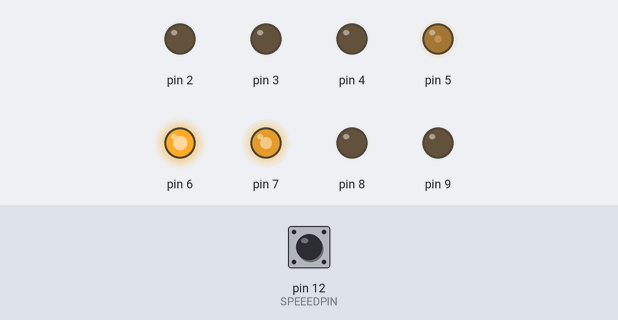
The sketch below on a simulated Arduino Uno, built with avr-gcc and run on an emulated ATmega328P. Shown: output pins drawn as LEDs (lit = HIGH). The test bench sets the inputs (shaded band); at power-on: pin 12 (SPEEEDPIN) HIGH. EEPROM starts erased.

Above: at 1.5 s.
1.6 s: pin 12 (SPEEEDPIN) pulled LOW for 0.3 s
At 1.91 s:
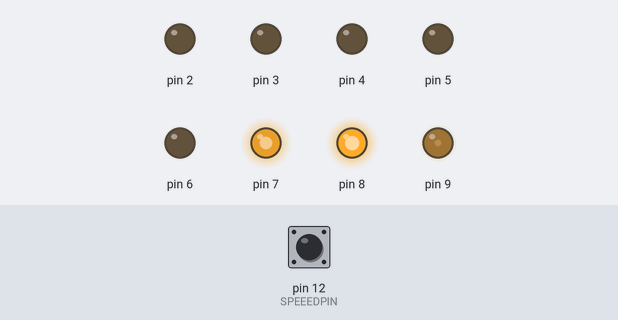
4.6 s: pin 12 (SPEEEDPIN) pulled LOW for 1 s
At 4.9 s:
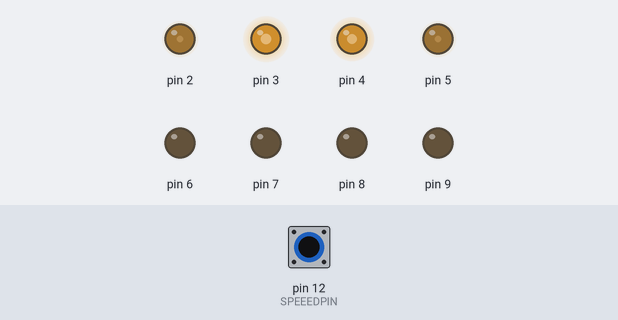
7.9 s: pin 12 (SPEEEDPIN) pulled LOW for 0.3 s
At 8.14 s:
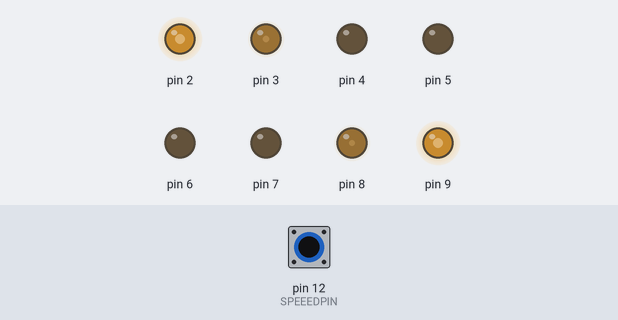
10.9 s: pin 12 (SPEEEDPIN) pulled LOW for 3.2 s
At 11.07 s:
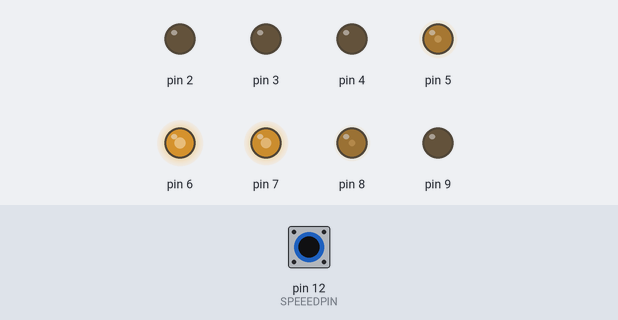
15.6 s: pin 12 (SPEEEDPIN) pulled LOW for 0.3 s
18.9 s: pin 12 (SPEEEDPIN) pulled LOW for 1 s
Timing chart, 0 to 29.0 s (numbered marks = the images above; inputs shaded):
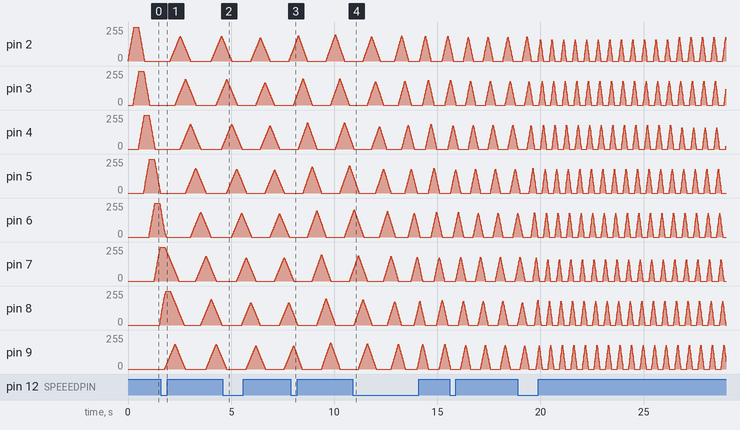

The sketch:

lauflicht.ino
```cpp
//
// Rundumlicht v0.5
// Autor: Kai Laborenz
//
// blue chase light simulation with leds
// positioned in a circular pattern
//
// speed can be changed by button press and
// is stored on eeprom
//

#include <SoftPWM.h>      // needed for light fading on all ports
#include <EEPROM.h>       // needed to save the speed settings on eeprom

// pins for leds
const byte MAX_LED = 8;
uint8_t leds[8] = {2, 3, 4, 5, 6, 7, 8, 9};

// pin for speed setting button
#define SPEEEDPIN 12

int umlaufzeit = 800;     // time for one "turn" oft the light
const int MAXZEIT = 300;  // maximum delay = slowest speed
const int MINZEIT = 20;   // minimum delay = maximum speed
int zeit = umlaufzeit / MAX_LED;
int dir = -1;

const int FULL = 255;     // pwm value for maximum brightness of led
const int DIM = 3;        // pwm value for dimmed led


//#define DEB_ON            // remove comment to debug

#ifdef DEB_ON
  #define DEBUG_PRINT(str)  Serial.print(str)
  #define DEBUG_PRINTLN(str)  Serial.println(str)
#else
  #define DEBUG_PRINT(str)
  #define DEBUG_PRINTLN(str)
#endif

void setup() {

  Serial.begin(9600);
  SoftPWMBegin();

  pinMode(SPEEEDPIN, INPUT_PULLUP);

  for (int i = 0; i < MAX_LED; i++) {
    pinMode(i+2, OUTPUT);
  }

  for (int i = 0; i < MAX_LED; i++)
    SoftPWMSet(leds[i], 0);

  SoftPWMSetFadeTime(ALL, 300, 300);

  zeit = EEPROM.read(0);

  DEBUG_PRINTLN(zeit);

}

void loop() {

  for (int i = 0; i < MAX_LED; i++) {
      //Serial.println(i);
      if (i == 0) {                         // first led
          SoftPWMSet(leds[i], FULL);
          SoftPWMSet(leds[MAX_LED-2], 0);
      }
      else if (i == 1) {                    // second led
          SoftPWMSet(leds[i], FULL);
          SoftPWMSet(leds[MAX_LED-1], 0);
      }
      else if (i == MAX_LED-1) {            // last -1 led before turn is complete
          SoftPWMSet(leds[i], FULL);
          SoftPWMSet(leds[i-2], 0);
       }
      else {
        SoftPWMSet(leds[i], FULL);
        SoftPWMSet(leds[i-2], 0);
      }
      delay(zeit);

      // press button to change speed
      // and update result on eeprom
      if(!digitalRead(SPEEEDPIN)) {
        DEBUG_PRINTLN(zeit);
        zeit = zeit + (5*dir);
        if (zeit < MINZEIT) dir = 1;
        if (zeit > MAXZEIT) dir = -1;
        SoftPWMSetFadeTime(ALL, (zeit*3), (zeit*3));
        EEPROM.update(0, zeit);
      }
  }

}
```
